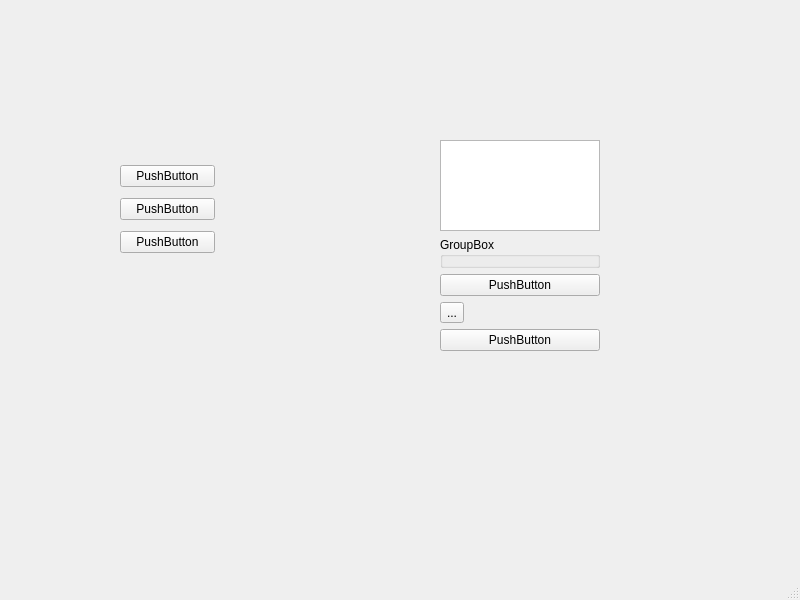
<?xml version="1.0" encoding="UTF-8"?>
<ui version="4.0">
 <class>MainWindow</class>
 <widget class="QMainWindow" name="MainWindow">
  <property name="geometry">
   <rect>
    <x>0</x>
    <y>0</y>
    <width>800</width>
    <height>600</height>
   </rect>
  </property>
  <property name="windowTitle">
   <string>MainWindow</string>
  </property>
  <widget class="QWidget" name="centralwidget">
   <widget class="QWidget" name="verticalLayoutWidget">
    <property name="geometry">
     <rect>
      <x>440</x>
      <y>140</y>
      <width>160</width>
      <height>211</height>
     </rect>
    </property>
    <layout class="QVBoxLayout" name="verticalLayout_2">
     <item>
      <widget class="QListView" name="listView"/>
     </item>
     <item>
      <widget class="QGroupBox" name="groupBox">
       <property name="title">
        <string>GroupBox</string>
       </property>
      </widget>
     </item>
     <item>
      <widget class="QPushButton" name="pushButton_4">
       <property name="text">
        <string>PushButton</string>
       </property>
      </widget>
     </item>
     <item>
      <widget class="QToolButton" name="toolButton">
       <property name="text">
        <string>...</string>
       </property>
      </widget>
     </item>
     <item>
      <widget class="QPushButton" name="pushButton_5">
       <property name="text">
        <string>PushButton</string>
       </property>
      </widget>
     </item>
    </layout>
   </widget>
   <widget class="QWidget" name="">
    <property name="geometry">
     <rect>
      <x>120</x>
      <y>160</y>
      <width>95</width>
      <height>100</height>
     </rect>
    </property>
    <layout class="QVBoxLayout" name="verticalLayout">
     <item>
      <widget class="QPushButton" name="pushButton">
       <property name="text">
        <string>PushButton</string>
       </property>
      </widget>
     </item>
     <item>
      <widget class="QPushButton" name="pushButton_2">
       <property name="text">
        <string>PushButton</string>
       </property>
      </widget>
     </item>
     <item>
      <widget class="QPushButton" name="pushButton_3">
       <property name="text">
        <string>PushButton</string>
       </property>
      </widget>
     </item>
    </layout>
   </widget>
  </widget>
  <widget class="QMenuBar" name="menubar">
   <property name="geometry">
    <rect>
     <x>0</x>
     <y>0</y>
     <width>800</width>
     <height>26</height>
    </rect>
   </property>
  </widget>
  <widget class="QStatusBar" name="statusbar"/>
 </widget>
 <resources/>
 <connections/>
</ui>
